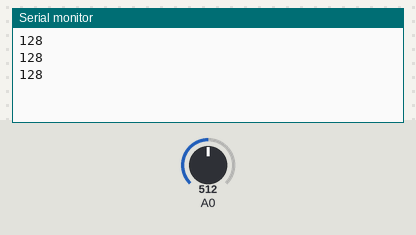
A sketch run on a simulated Arduino Uno, built with avr-gcc and run on an emulated ATmega328P. On the bench: the last lines printed to the serial monitor. The test bench sets the inputs (shaded band); at power-on: A0 = 512.

Above: at 1.3 s.
1.4 s: A0 set to 716
At 1.9 s:
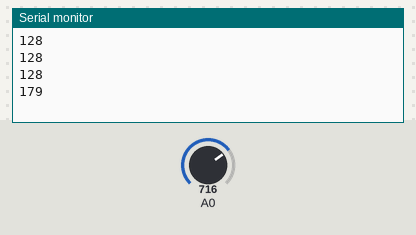
2.9 s: A0 set to 900
At 3.4 s:
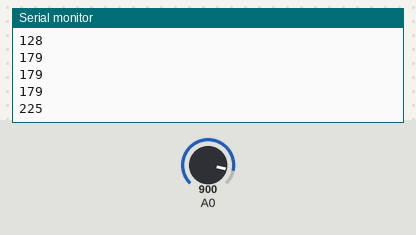
Timing chart, 0 to 5.9 s (numbered marks = the images above; inputs shaded):
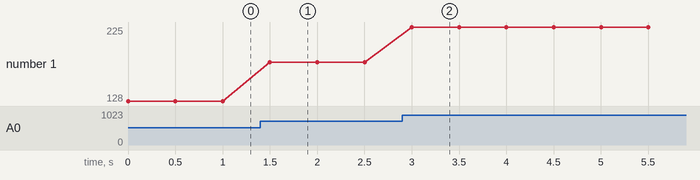

Measured:
- after the input at 1.4 s, the serial monitor: prints a new line after 0.10 s (image 1)
- after the input at 2.9 s, the serial monitor: prints a new line after 0.10 s (image 2)
- plotted number 1: 128 → 179 after the input at 1.4 s, 179 → 225 after the input at 2.9 s

The sketch:

fast_read4.ino
```cpp
const byte adcPin = 0;
volatile int adcReading;
volatile boolean adcDone;
boolean adcStarted;

void setup ()
{
  Serial.begin (9600);
  ADCSRA =  bit (ADEN);                      // turn ADC on
  //ADCSRA |= bit (ADPS0) |  bit (ADPS1) | bit (ADPS2);  // Prescaler of 128
  ADCSRA |= bit (ADPS0);                               //   2

  ADMUX  =  bit (REFS0) | (adcPin & 0x07) | (1 << ADLAR);    // AVcc and select input port and set 8 bit resolution

}  // end of setup

// ADC complete ISR
ISR (ADC_vect)
  {
  adcReading = ADCH;
  adcDone = true;
  }  // end of ADC_vect

void loop ()
{
  // if last reading finished, process it
  if (adcDone)
    {
    adcStarted = false;

    // do something with the reading, for example, print it
    Serial.println (adcReading);
    delay (500);

    adcDone = false;
    }

  // if we aren't taking a reading, start a new one
  if (!adcStarted)
    {
    adcStarted = true;
    // start the conversion
    ADCSRA |= bit (ADSC) | bit (ADIE);
    }

  // do other stuff here

}  // end of loop
```
